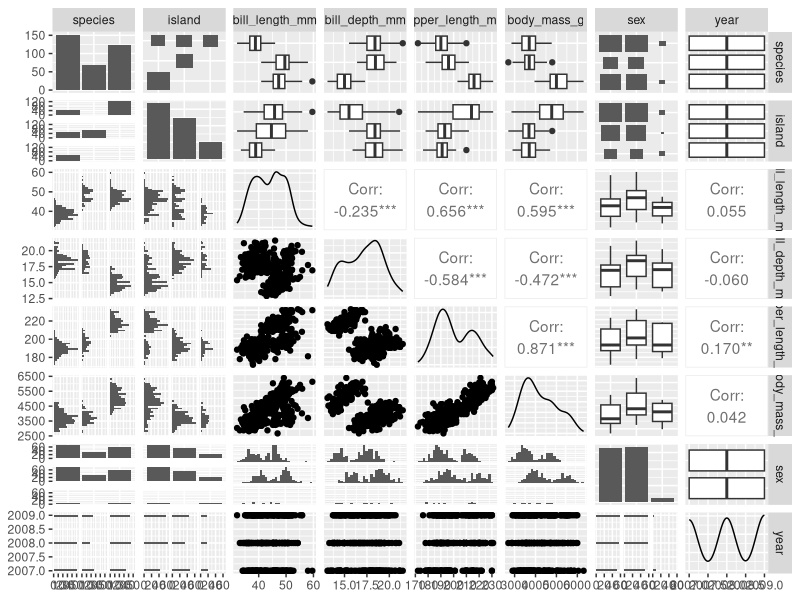
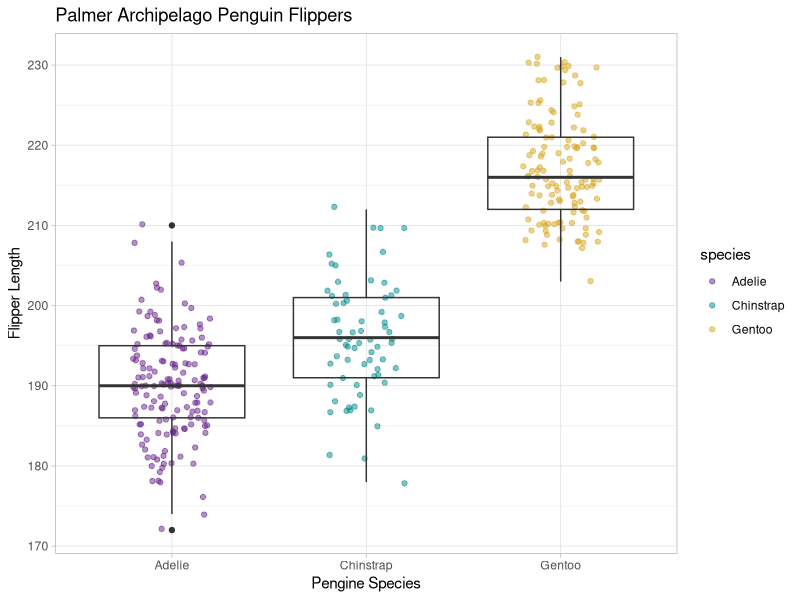
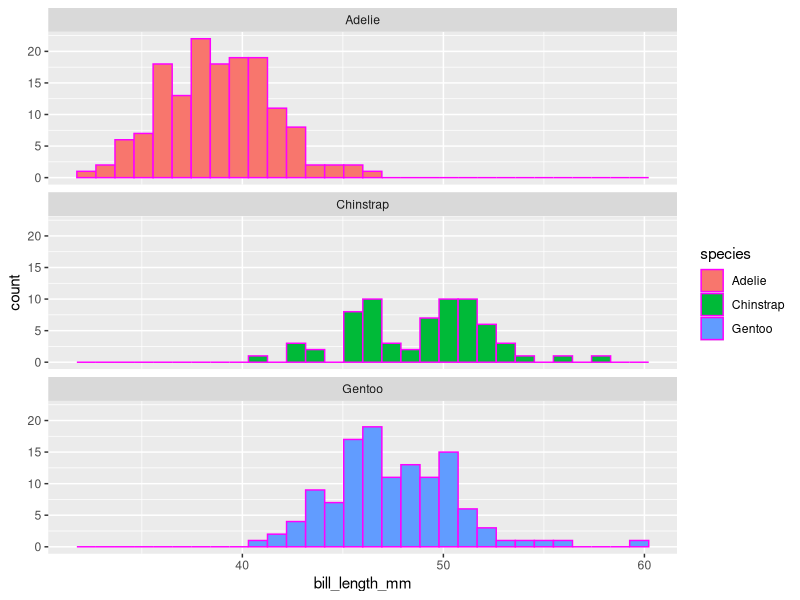

The R script that drew these images, in order:
## ---- chunk 1
library(tidyverse)
library(palmerpenguins)
library(GGally)
library(skimr)
## ---- chunk 2
#| include: false

# Tell me the column names

names(penguins)

# Dimensions
dim(penguins)

# Fist Six Lines
head(penguins)

# Last six lines
tail(penguins)
## ---- chunk 3

#|warning: false
#overview of data
skim(penguins)

#even more exploration of data
GGally::ggpairs(penguins)



## ---- chunk 4
ggplot(data = penguins, aes(x = species, y = flipper_length_mm)) +
  geom_jitter(width = 0.2,
              alpha = 0.5,
              aes(color = species)) +
  geom_boxplot(fill = NA) +
  theme_light() +
  scale_color_manual(values = c("darkorchid4", "cyan4", "goldenrod")) +
  labs(x = "Pengine Species",
       y = "Flipper Length",
       title = "Palmer Archipelago Penguin Flippers")
## ---- chunk 5
ggplot(data = penguins, aes(x = bill_length_mm)) + 
  geom_histogram(aes(fill = species),color = "magenta") +
  facet_wrap(~species, ncol = 1)
